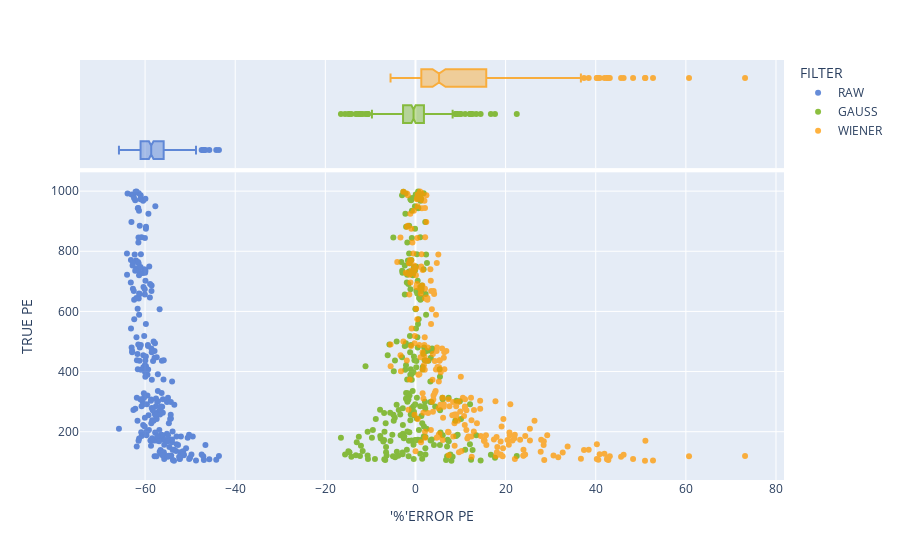

Source (notebook cell):
### Code cell
fig = px.scatter(data_frame=df[(df['TRUE PE'] > 100)*(df['TRUE PE'] < 1000)], y="TRUE PE", x="'%'ERROR PE",
color='FILTER',color_discrete_map=color_map,marginal_x='box',template="plotly")
# fig.update_layout(title_text='T0 recovery',xaxis_title  = "Time in [&mu;s]",yaxis_title  = "Counts")
fig.update_traces(opacity=0.75)
fig.show()

### Figure 1 — Plotly figure (JSON) as saved in the notebook; plotly's stock layout.template omitted (floating-point values rounded to 4 significant figures; data arrays with more than 128 entries replaced by an {"elided": "..."} marker saying what was removed)
{"data": [{"hovertemplate": "FILTER=RAW<br>'%'ERROR PE=%{x}<br>TRUE PE=%{y}<extra></extra>", "legendgroup": "RAW", "marker": {"color": "#3366CC", "symbol": "circle"}, "mode": "markers", "name": "RAW", "opacity": 0.75, "orientation": "v", "showlegend": true, "type": "scatter", "x": {"elided": "247 float values"}, "xaxis": "x", "y": {"elided": "247 int values"}, "yaxis": "y"}, {"alignmentgroup": "True", "hovertemplate": "FILTER=RAW<br>'%'ERROR PE=%{x}<extra></extra>", "legendgroup": "RAW", "marker": {"color": "#3366CC", "symbol": "circle"}, "name": "RAW", "notched": true, "offsetgroup": "RAW", "opacity": 0.75, "showlegend": false, "type": "box", "x": {"elided": "247 float values"}, "xaxis": "x2", "yaxis": "y2"}, {"hovertemplate": "FILTER=GAUSS<br>'%'ERROR PE=%{x}<br>TRUE PE=%{y}<extra></extra>", "legendgroup": "GAUSS", "marker": {"color": "#66AA00", "symbol": "circle"}, "mode": "markers", "name": "GAUSS", "opacity": 0.75, "orientation": "v", "showlegend": true, "type": "scatter", "x": {"elided": "247 float values"}, "xaxis": "x", "y": {"elided": "247 int values"}, "yaxis": "y"}, {"alignmentgroup": "True", "hovertemplate": "FILTER=GAUSS<br>'%'ERROR PE=%{x}<extra></extra>", "legendgroup": "GAUSS", "marker": {"color": "#66AA00", "symbol": "circle"}, "name": "GAUSS", "notched": true, "offsetgroup": "GAUSS", "opacity": 0.75, "showlegend": false, "type": "box", "x": {"elided": "247 float values"}, "xaxis": "x2", "yaxis": "y2"}, {"hovertemplate": "FILTER=WIENER<br>'%'ERROR PE=%{x}<br>TRUE PE=%{y}<extra></extra>", "legendgroup": "WIENER", "marker": {"color": "#FF9900", "symbol": "circle"}, "mode": "markers", "name": "WIENER", "opacity": 0.75, "orientation": "v", "showlegend": true, "type": "scatter", "x": {"elided": "247 float values"}, "xaxis": "x", "y": {"elided": "247 int values"}, "yaxis": "y"}, {"alignmentgroup": "True", "hovertemplate": "FILTER=WIENER<br>'%'ERROR PE=%{x}<extra></extra>", "legendgroup": "WIENER", "marker": {"color": "#FF9900", "symbol": "circle"}, "name": "WIENER", "notched": true, "offsetgroup": "WIENER", "opacity": 0.75, "showlegend": false, "type": "box", "x": {"elided": "247 float values"}, "xaxis": "x2", "yaxis": "y2"}], "layout": {"legend": {"title": {"text": "FILTER"}, "tracegroupgap": 0}, "margin": {"t": 60}, "xaxis": {"anchor": "y", "domain": [0, 1], "title": {"text": "'%'ERROR PE"}}, "xaxis2": {"anchor": "y2", "domain": [0, 1], "matches": "x", "showgrid": true, "showticklabels": false}, "yaxis": {"anchor": "x", "domain": [0, 0.7326], "title": {"text": "TRUE PE"}}, "yaxis2": {"anchor": "x2", "domain": [0.7426, 1], "matches": "y2", "showgrid": false, "showline": false, "showticklabels": false, "ticks": ""}}}
